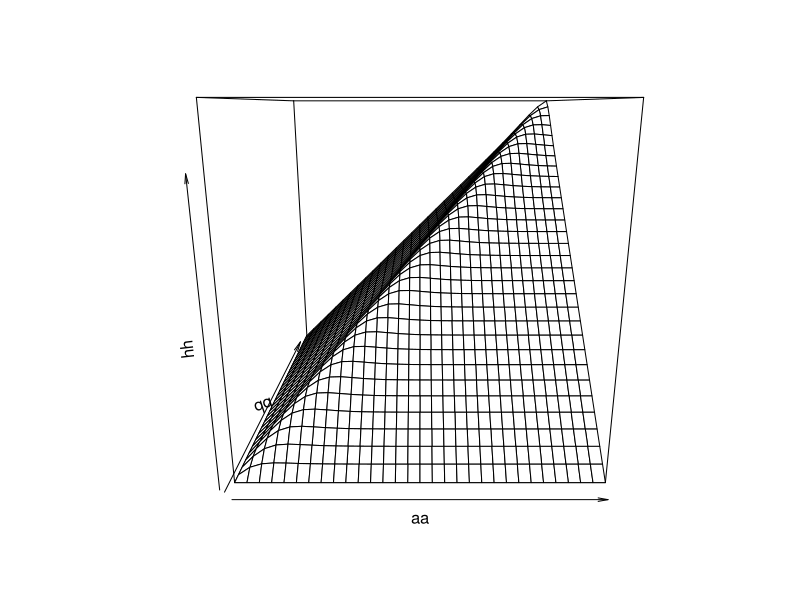
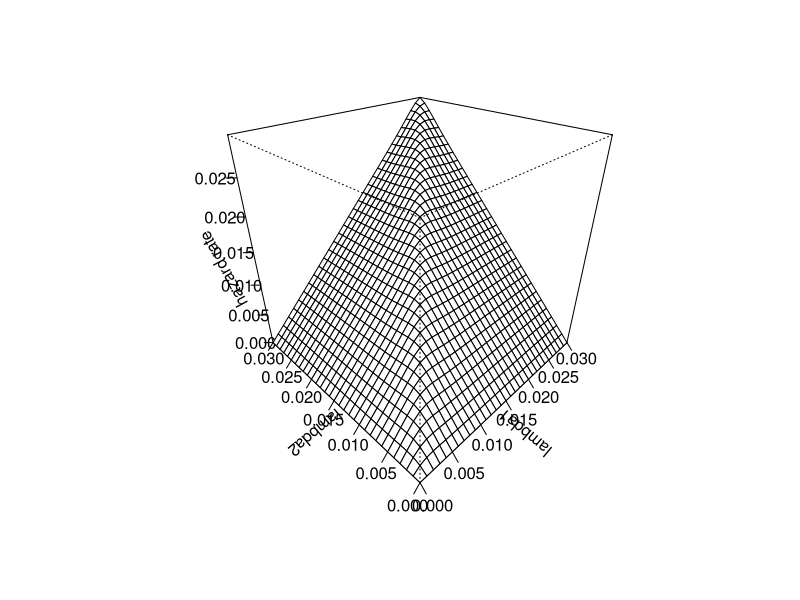
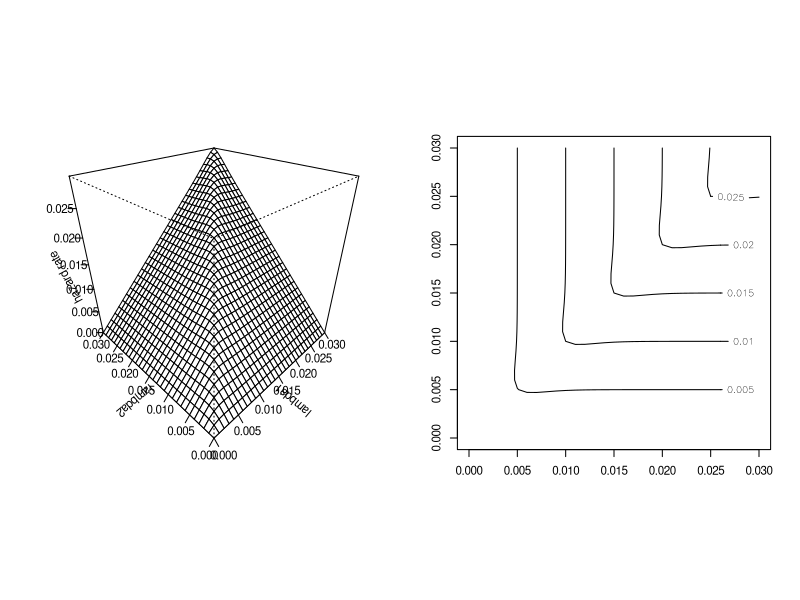

Reproduce these figures in R, in order.
# =================================
# Figure 3.2 on Page 174.
# =================================

#----------------------------
# harzard function
# a=lambda1, b=lambda2
h = function(t, a, b) {
    E1 = exp(-a*t) 
    E2 = exp(-b*t) 
    (a*E1+b*E2-(a+b)*E1*E2) / (E1+E2-E1*E2) 
}
#----------------------------

aa = seq(0, 0.030, by=0.001) 
bb = seq(0, 0.030, by=0.001) 

na = length(aa)
nb = length(bb)
hh = array( dim=c(na,nb) ) 

for ( i in 1:na ) { 
    for ( j in 1:nb )  {
         hh[i,j] = h(800, aa[i], bb[j]) 
    }
}


persp(aa, bb, hh)

#--------------------------------------
# We need to make up
persp(aa, bb, hh, 
      xlab="lambda1", ylab="lambda2", zlab="hazard rate", 
        theta = -45, phi = 30, ticktype = "detailed")

#--------------------------------------
# More cosmetics
par( mfrow=c(1,2), pty="s", cex=0.7)
persp(aa, bb, hh, 
      xlab="lambda1", ylab="lambda2", zlab="hazard rate", 
        theta = -45, phi = 30, ticktype = "detailed")
contour(aa, bb, hh)





